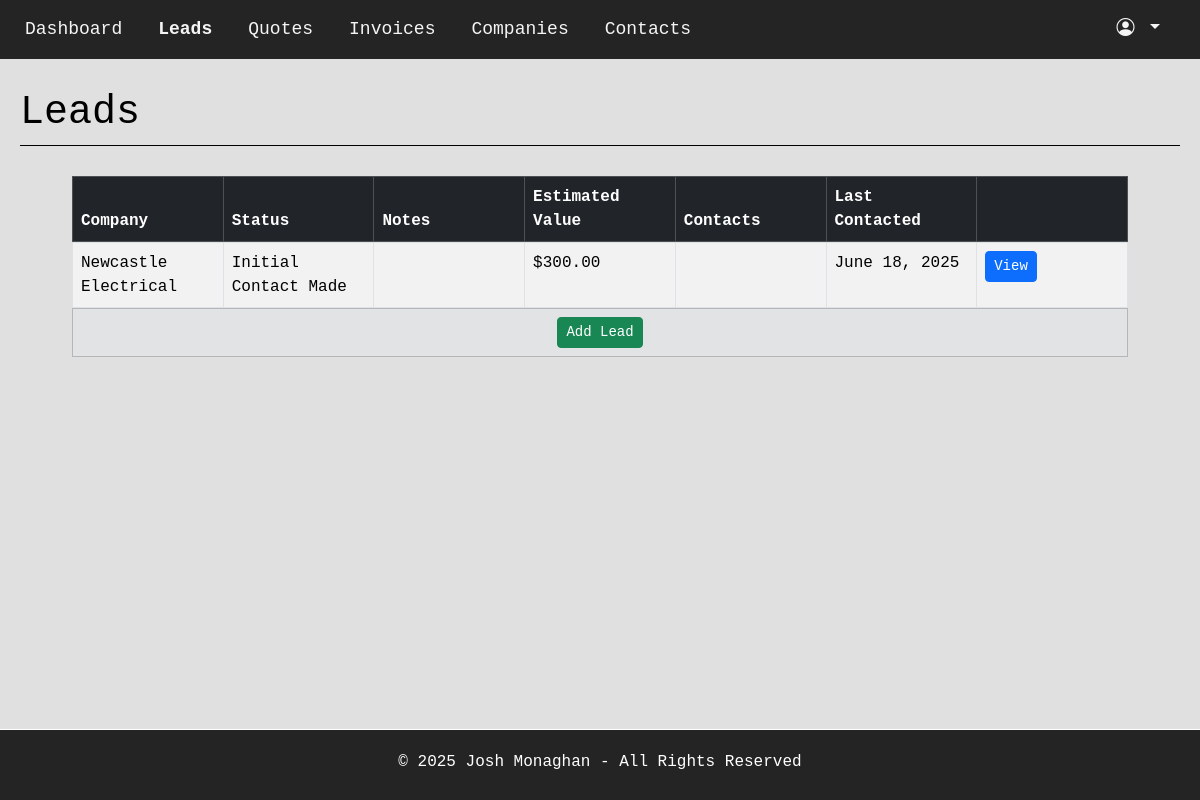
The page /leads/ (signed in) on the database its author committed.
### majorApp/models.py (models this page shows, shortened)
class Lead(models.Model):
    id = models.UUIDField(default=uuid.uuid4, editable=False, primary_key=True)
    company = models.ForeignKey(Company, on_delete=models.CASCADE)
    contacts = models.ManyToManyField(Contact, null=True, blank=True)
    status = models.CharField(choices=LeadStatusChoices.choices, max_length=50, null=False)
    notes = models.TextField(blank=True)
    estimated_value = models.DecimalField(decimal_places=2, max_digits=12)
    last_contact_date = models.DateField(default=datetime.date.today(), null=True, blank=True)
    def get_contacts_string(self):
        contacts = self.contacts.all()
        return concatonate_list_of_strings_with_ampersand(contacts)

class Company(models.Model):
    id = models.UUIDField(default=uuid.uuid4, editable=False, primary_key=True)
    name = models.TextField(max_length=30, validators=[validate_letters_only])
    address = models.TextField(null=True, blank=True)
    industry = models.TextField(null=True, blank=True)
    firm = models.ForeignKey("majorApp.Firm", on_delete=models.CASCADE)
    contacts = models.ManyToManyField("majorApp.Contact", related_name='companies', null=True, blank=True)
    def __str__(self):
        return self.name

### majorApp/views.py (the view)
# urls.py: path('leads/', views.leads, name='leads'),
@login_required
def leads(request):
    if request.user.firm == None:
        return redirect("/create_firm")
    firm_id = request.user.firm.id
    context = {}
    leads = Lead.objects.filter(company__firm__id=firm_id)
    context['leads'] = leads
    return render(request, "majorApp/lead/leads.html", context)

### majorApp/utils.py (called while the page is built, shortened)
def concatonate_list_of_strings_with_ampersand(list_of_strings):
    if len(list_of_strings) == 1:
        new_string = list_of_strings[0]
    else:
        new_string = ""
    return new_string

### majorApp/templates/majorApp/lead/leads.html (shortened to what this page needs)
{% extends 'majorApp/base.html' %}
{% load static %}
{% block content %}
<div class="HeaderDiv">
    <h1>Leads</h1>
</div>
<div class="container" style="max-width: 90%;">
    <table class="table table-striped table-bordered table-hover" style="table-layout: fixed; width: 100%;">
        <thead class="table-dark" style="display: table; width: 100%; table-layout: fixed;">
            <tr>
                <th>Company</th>
                <th>Status</th>
                <th>Notes</th>
                <th>Estimated Value</th>
                <th>Contacts</th>
                <th>Last Contacted</th>
                <th></th>
            </tr>
        </thead>
        <tbody style="display: block; max-height: 600px; overflow-y: auto; width: 100%;">
            {% for lead in leads %}
            <tr style="display: table; table-layout: fixed; width: 100%;">
                <td>{{ lead.company }}</td>
                <td>{{ lead.get_status_display }}</td>
                <td>{{ lead.notes }}</td>
                <td>${{ lead.estimated_value }}</td>
                <td>{{ lead.get_contacts_string }}</td>
                <td>{{ lead.last_contact_date }}</td>
                <td>
                    <a class="btn btn-sm btn-primary" href="{% url 'lead_detail' lead.id %}">View</a>
                </td>
            </tr>
            {% endfor %}
        </tbody>
        <tfoot class="table-secondary" style="display: table; width: 100%; table-layout: fixed;">
            <tr>
                <td colspan="7" class="text-center fw-bold">
                    <a href="{% url 'lead_create' %}" class="btn btn-sm btn-success">Add Lead</a>
                </td>
            </tr>
        </tfoot>
    </table>
</div>
{% endblock %}

### majorApp/static/majorApp/css/base.css (style rules this page uses)
.BodyDiv { margin: 0%; padding: 0%; font-family: Consolas, monospace; background-color: rgb(224, 224, 224); color: rgb(0, 0, 0); }
body { overflow-wrap: break-word; }
.table td { overflow-wrap: break-word; }
.HeaderDiv { display: flex; justify-content: space-between; align-items: center; margin: 30px 20px; border-bottom: black 1px solid; }

### rows shown on the page
Lead: company "Newcastle Electrical", status "Initial Contact Made", estimated_value "300.00", last_contact_date "June 18, 2025"
